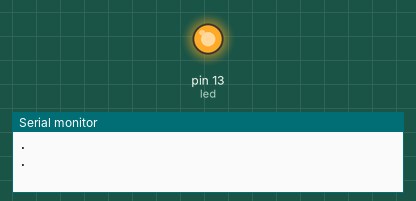
Simulated run of this sketch. Board: Arduino Uno, built with avr-gcc and run on an emulated ATmega328P. Parts: output pins drawn as LEDs (lit = HIGH), the last lines printed to the serial monitor.

Above: at 0.15 s.
At 6.8 s:
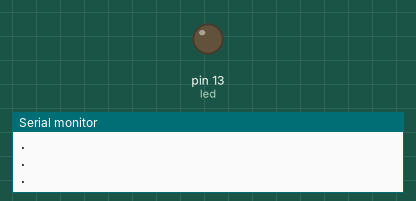
Timing chart, 0 to 8.5 s (numbered marks = the images above):
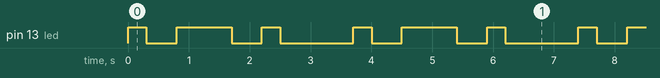

Measured:
- by itself, pin 13 (led): repeats every 3.7 s: LOW 0.50 s, HIGH 0.90 s, LOW 0.50 s, HIGH 0.30 s, LOW 1.2 s, HIGH 0.30 s
- by itself, everything shown: repeats every 3.7 s, in 6 steps

The sketch:

morse.ino
```cpp
#define led LED_BUILTIN
#define speed 10
const char dict[] = {'a', 'b', 'c', 'd', 'e', 'f', 'g', 'h', 'i', 'j', 'k', 'l', 'm', 'n', 'o', 'p', 'q', 'r', 's', 't', 'u', 'v', 'w', 'x', 'y', 'z', '1', '2', '3', '4', '5', '6', '7', '8', '9', '0'};
const String morse[] = {".-", "-...", "-.-.", "-..", ".", "..-.", "--.", "....", "..", ".---", "-.-", ".-..", "--", "-.", "---", ".--.", "--.-", ".-.", "...", "-", "..-", "...-", ".--", "-..-", "-.--", "--..", ".----", "..---", "...--", "....-", ".....", "-....", "--...", "---..", "----.", "-----"};

String string = "sos";

void setup() {
  pinMode(led, OUTPUT);    // sets the digital pin 13 as output
  string.toLowerCase();
  Serial.begin(9600);
}

void loop() {
  for (int i = 0; i < string.length(); i++) {
    if (string[i] != "") {
      for (int j = 0; j < sizeof(dict) / sizeof(dict[0]); j++) {
        if (dict[j] == string[i]) {
          for (int k = 0; k < morse[j].length(); k++) {
            digitalWrite(led, HIGH);
            Serial.println(morse[j][k]);
            if (morse[j][k] == '.') {
              delay(1000 / speed);
            } else {
              delay(3000 / speed);
            }
            digitalWrite(led, LOW);
          }
        }
      }
      delay(5000 / speed);
    }
  }
  delay(7000 / speed);
}
```
